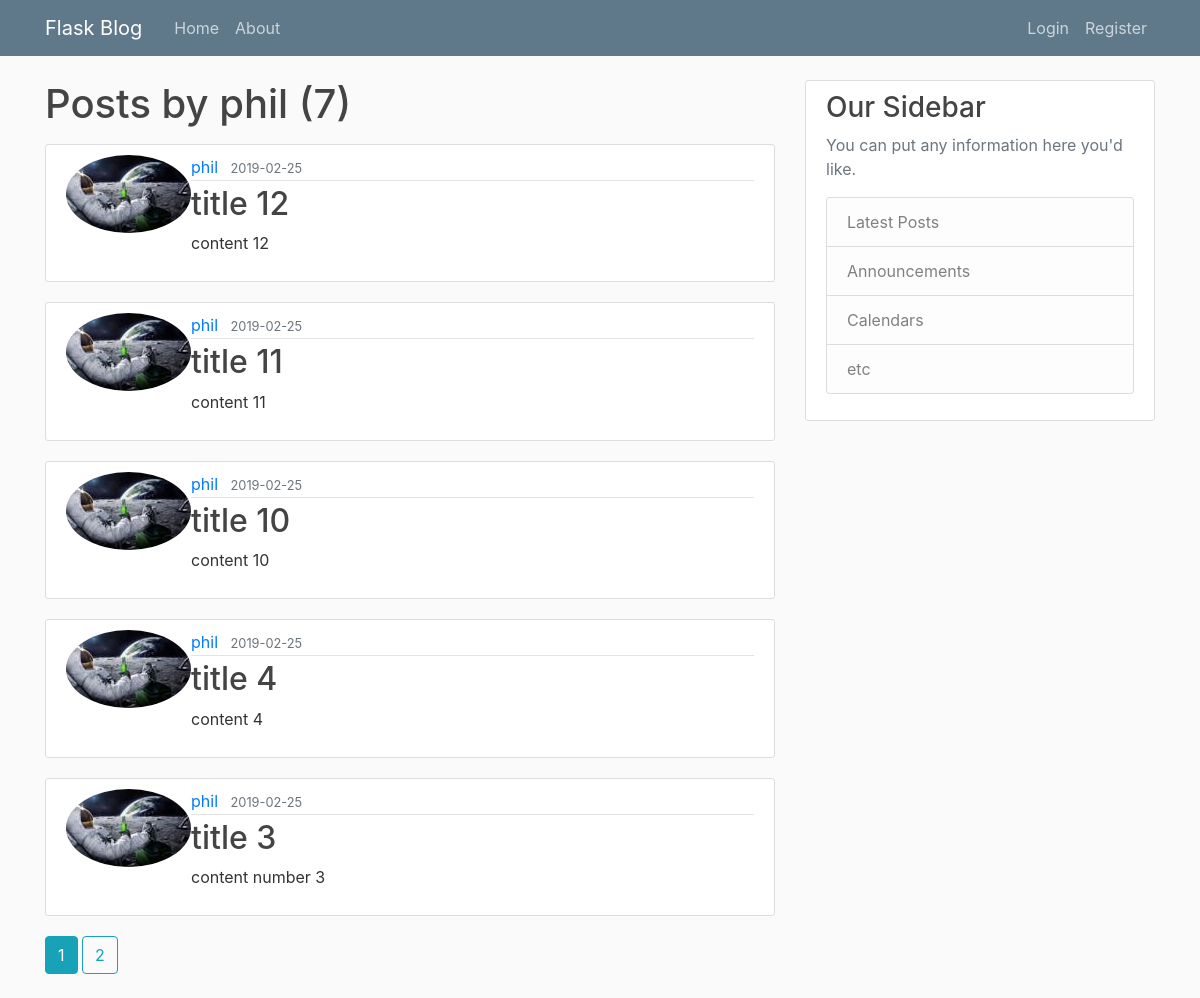
Page /user/phil on the earlier database version.
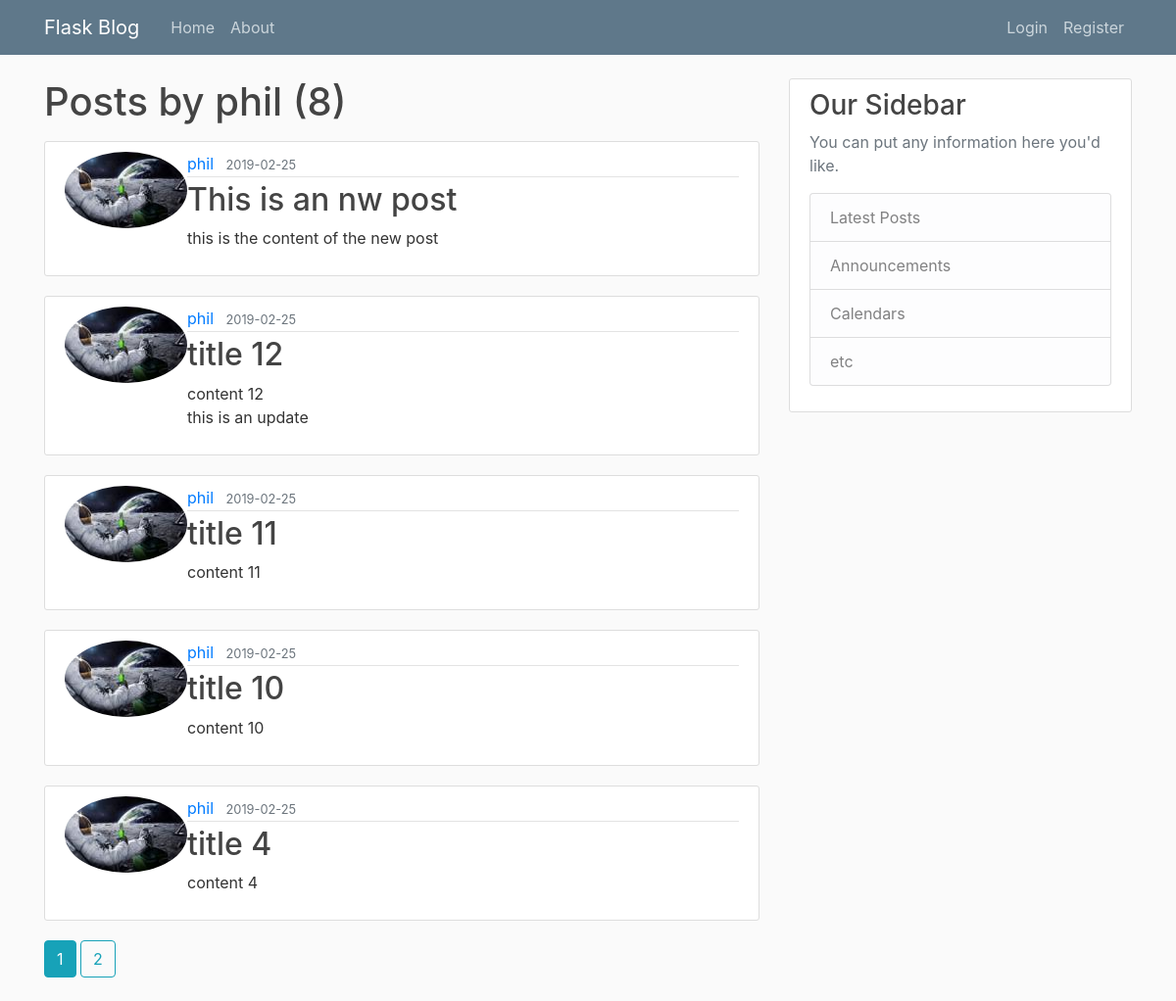
Same page on the later database version.
### blog/models.py (models this page shows, shortened)
class Post(db.Model):
    id = db.Column(db.Integer, primary_key=True)
    title = db.Column(db.String(100), nullable=False)
    date_posted = db.Column(db.DateTime, nullable=False, default=datetime.utcnow )
    content = db.Column(db.Text, nullable=False)
    user_id = db.Column(db.Integer, db.ForeignKey('user.id'), nullable=False)

class User(db.Model, UserMixin):
    id = db.Column(db.Integer, primary_key=True)
    username = db.Column(db.String(20), unique=True, nullable=False)
    email = db.Column(db.String(120), unique=True, nullable=False)
    image_file = db.Column(db.String(20), nullable=False, default='default.jpg')
    password = db.Column(db.String(60), nullable=False)
    posts = db.relationship('Post', backref='author', lazy=True)

### blog/users/routes.py (the view)
@users.route("/user/<string:username>")
def user_posts(username):
    page = request.args.get('page', 1, type=int)
    user = User.query.filter_by(username=username).first_or_404()
    posts = Post.query.filter_by(author=user)\
            .order_by(Post.date_posted.desc())\
            .paginate(page=page, per_page=5)
    return  render_template('user_posts.html', posts=posts, user=user)

### blog/templates/user_posts.html (shortened to what this page needs)
{% extends "layout.html" %}
{% block content %}
<h1 class='mb-3'>Posts by {{ user.username  }} ({{ posts.total }})</h1>
    {% for post in posts.items  %}
        <article class="media content-section">
          <img class='rounded-circle article-image' src="{{ url_for('static', filename='profile_pics/' + post.author.image_file)}}">
          <div class="media-body">
            <div class="article-metadata">
              <a class="mr-2" href="{{ url_for('users.user_posts', username=post.author.username)  }}">{{ post.author.username }}</a>
              <small class="text-muted">{{ post.date_posted.strftime('%Y-%m-%d') }}</small>
            </div>
            <h2><a class="article-title" href="{{ url_for('posts.post', post_id=post.id)  }}">{{ post.title }}</a></h2>
            <p class="article-content">{{ post.content }}</p>
          </div>
        </article>
    {% endfor %}
    {% for page_num in posts.iter_pages(left_edge=1, right_edge=1, left_current=1, right_current=2) %}
      {% if page_num %}
        {% if posts.page == page_num %}
          <a class="btn btn-info mb-4" href="{{ url_for('users.user_posts' , username=user.username, page=page_num) }}">{{ page_num }}</a>
        {% else %}
          <a class="btn btn-outline-info mb-4" href="{{ url_for('users.user_posts', username=user.username, page=page_num) }}">{{ page_num }}</a>
        {% endif %}
      {% endif %}
    {% endfor %}
{% endblock content %}

Differences in the rows shown:
no longer on this page (row unchanged): Post: image_file (picture), author.username "phil", date_posted "2019-02-25", title "title 3", content "content number 3"
added Post: image_file (picture), author.username "phil", date_posted "2019-02-25", title "This is an nw post", content "this is the content of the new post"
changed Post "title 12": content "content 12" → "content 12 this is an update"
Other differences:
{{ posts.total }}: "7" → "8"
